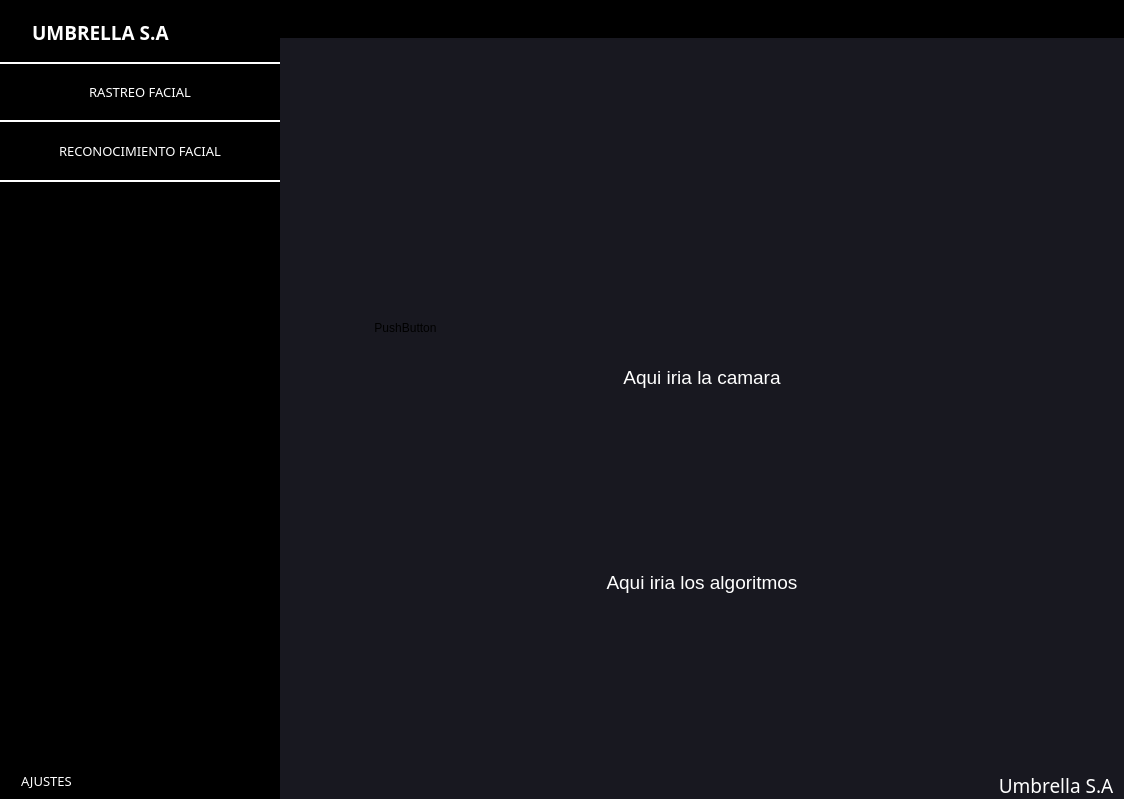
<?xml version="1.0" encoding="UTF-8"?>
<ui version="4.0">
 <class>MainWindow</class>
 <widget class="QMainWindow" name="MainWindow">
  <property name="geometry">
   <rect>
    <x>0</x>
    <y>0</y>
    <width>1124</width>
    <height>799</height>
   </rect>
  </property>
  <property name="windowTitle">
   <string>MainWindow</string>
  </property>
  <property name="styleSheet">
   <string notr="true">*{

	border:none;
}</string>
  </property>
  <widget class="QWidget" name="centralwidget">
   <property name="styleSheet">
    <string notr="true">background-color: rgb(24,24,32);</string>
   </property>
   <layout class="QHBoxLayout" name="horizontalLayout">
    <property name="spacing">
     <number>0</number>
    </property>
    <property name="leftMargin">
     <number>0</number>
    </property>
    <property name="topMargin">
     <number>0</number>
    </property>
    <property name="rightMargin">
     <number>0</number>
    </property>
    <property name="bottomMargin">
     <number>0</number>
    </property>
    <item>
     <widget class="QFrame" name="menuslide">
      <property name="minimumSize">
       <size>
        <width>280</width>
        <height>0</height>
       </size>
      </property>
      <property name="maximumSize">
       <size>
        <width>0</width>
        <height>16777215</height>
       </size>
      </property>
      <property name="font">
       <font>
        <pointsize>9</pointsize>
       </font>
      </property>
      <property name="styleSheet">
       <string notr="true">background-color:black;</string>
      </property>
      <property name="frameShape">
       <enum>QFrame::StyledPanel</enum>
      </property>
      <property name="frameShadow">
       <enum>QFrame::Raised</enum>
      </property>
      <layout class="QVBoxLayout" name="verticalLayout_2">
       <property name="spacing">
        <number>0</number>
       </property>
       <property name="leftMargin">
        <number>0</number>
       </property>
       <property name="topMargin">
        <number>0</number>
       </property>
       <property name="rightMargin">
        <number>0</number>
       </property>
       <property name="bottomMargin">
        <number>0</number>
       </property>
       <item>
        <widget class="QFrame" name="slide">
         <property name="minimumSize">
          <size>
           <width>198</width>
           <height>0</height>
          </size>
         </property>
         <property name="frameShape">
          <enum>QFrame::StyledPanel</enum>
         </property>
         <property name="frameShadow">
          <enum>QFrame::Raised</enum>
         </property>
         <layout class="QVBoxLayout" name="verticalLayout_5">
          <property name="leftMargin">
           <number>0</number>
          </property>
          <property name="rightMargin">
           <number>0</number>
          </property>
          <item alignment="Qt::AlignLeft">
           <widget class="QFrame" name="frame_7">
            <property name="font">
             <font>
              <pointsize>10</pointsize>
              <stylestrategy>PreferAntialias</stylestrategy>
             </font>
            </property>
            <property name="styleSheet">
             <string notr="true"/>
            </property>
            <property name="frameShape">
             <enum>QFrame::StyledPanel</enum>
            </property>
            <property name="frameShadow">
             <enum>QFrame::Raised</enum>
            </property>
            <layout class="QHBoxLayout" name="horizontalLayout_9">
             <property name="spacing">
              <number>0</number>
             </property>
             <property name="leftMargin">
              <number>0</number>
             </property>
             <property name="topMargin">
              <number>10</number>
             </property>
             <property name="rightMargin">
              <number>0</number>
             </property>
             <property name="bottomMargin">
              <number>0</number>
             </property>
             <item alignment="Qt::AlignLeft">
              <widget class="QPushButton" name="pushButton_12">
               <property name="text">
                <string/>
               </property>
               <property name="icon">
                <iconset resource="iconos.qrc">
                 <normaloff>:/iconos/umbrella.png</normaloff>:/iconos/umbrella.png</iconset>
               </property>
               <property name="iconSize">
                <size>
                 <width>65</width>
                 <height>40</height>
                </size>
               </property>
              </widget>
             </item>
             <item alignment="Qt::AlignLeft">
              <widget class="QLabel" name="label_2">
               <property name="font">
                <font>
                 <family>Gill Sans MT</family>
                 <pointsize>14</pointsize>
                 <weight>75</weight>
                 <italic>false</italic>
                 <bold>true</bold>
                </font>
               </property>
               <property name="cursor">
                <cursorShape>ArrowCursor</cursorShape>
               </property>
               <property name="styleSheet">
                <string notr="true">color:white;
</string>
               </property>
               <property name="text">
                <string>UMBRELLA S.A</string>
               </property>
              </widget>
             </item>
            </layout>
           </widget>
          </item>
          <item>
           <widget class="QFrame" name="frame_8">
            <property name="sizePolicy">
             <sizepolicy hsizetype="Preferred" vsizetype="Expanding">
              <horstretch>0</horstretch>
              <verstretch>0</verstretch>
             </sizepolicy>
            </property>
            <property name="frameShape">
             <enum>QFrame::StyledPanel</enum>
            </property>
            <property name="frameShadow">
             <enum>QFrame::Raised</enum>
            </property>
            <layout class="QVBoxLayout" name="verticalLayout_6">
             <property name="spacing">
              <number>0</number>
             </property>
             <property name="leftMargin">
              <number>0</number>
             </property>
             <property name="topMargin">
              <number>0</number>
             </property>
             <property name="rightMargin">
              <number>0</number>
             </property>
             <property name="bottomMargin">
              <number>0</number>
             </property>
             <item alignment="Qt::AlignTop">
              <widget class="QFrame" name="frame_10">
               <property name="frameShape">
                <enum>QFrame::StyledPanel</enum>
               </property>
               <property name="frameShadow">
                <enum>QFrame::Raised</enum>
               </property>
               <layout class="QVBoxLayout" name="verticalLayout_7">
                <property name="spacing">
                 <number>0</number>
                </property>
                <property name="leftMargin">
                 <number>0</number>
                </property>
                <property name="topMargin">
                 <number>10</number>
                </property>
                <property name="rightMargin">
                 <number>0</number>
                </property>
                <property name="bottomMargin">
                 <number>0</number>
                </property>
                <item>
                 <widget class="QPushButton" name="pushButton_4">
                  <property name="minimumSize">
                   <size>
                    <width>0</width>
                    <height>60</height>
                   </size>
                  </property>
                  <property name="font">
                   <font>
                    <family>Gill Sans MT</family>
                    <pointsize>10</pointsize>
                    <weight>50</weight>
                    <italic>false</italic>
                    <bold>false</bold>
                   </font>
                  </property>
                  <property name="cursor">
                   <cursorShape>PointingHandCursor</cursorShape>
                  </property>
                  <property name="styleSheet">
                   <string notr="true">*{
color:white;
border-bottom: 2px solid white;
border-top: 2px solid white;

 }

QPushButton:hover{
	color:red;
	border-bottom: 2px solid red;
	border-top: 2px solid red;
	font-size:20px;


}


</string>
                  </property>
                  <property name="text">
                   <string>RASTREO FACIAL</string>
                  </property>
                 </widget>
                </item>
                <item>
                 <widget class="QPushButton" name="pushButton_10">
                  <property name="minimumSize">
                   <size>
                    <width>0</width>
                    <height>60</height>
                   </size>
                  </property>
                  <property name="font">
                   <font>
                    <family>Gill Sans MT</family>
                    <pointsize>10</pointsize>
                   </font>
                  </property>
                  <property name="cursor">
                   <cursorShape>PointingHandCursor</cursorShape>
                  </property>
                  <property name="styleSheet">
                   <string notr="true">*{
color:white;
border-bottom: 2px solid white;
 }

QPushButton:hover{
	color:red;
	border-bottom: 2px solid red;
	font-size:20px;
}</string>
                  </property>
                  <property name="text">
                   <string>RECONOCIMIENTO FACIAL</string>
                  </property>
                  <property name="iconSize">
                   <size>
                    <width>16</width>
                    <height>16</height>
                   </size>
                  </property>
                 </widget>
                </item>
               </layout>
               <zorder>pushButton_10</zorder>
               <zorder>pushButton_4</zorder>
              </widget>
             </item>
             <item>
              <widget class="QFrame" name="frame_15">
               <property name="sizePolicy">
                <sizepolicy hsizetype="Preferred" vsizetype="Expanding">
                 <horstretch>0</horstretch>
                 <verstretch>0</verstretch>
                </sizepolicy>
               </property>
               <property name="frameShape">
                <enum>QFrame::StyledPanel</enum>
               </property>
               <property name="frameShadow">
                <enum>QFrame::Raised</enum>
               </property>
               <layout class="QVBoxLayout" name="verticalLayout_14">
                <property name="spacing">
                 <number>0</number>
                </property>
                <property name="leftMargin">
                 <number>0</number>
                </property>
                <property name="topMargin">
                 <number>50</number>
                </property>
                <property name="rightMargin">
                 <number>0</number>
                </property>
                <property name="bottomMargin">
                 <number>0</number>
                </property>
               </layout>
              </widget>
             </item>
            </layout>
           </widget>
          </item>
          <item>
           <widget class="QFrame" name="frame_9">
            <property name="frameShape">
             <enum>QFrame::StyledPanel</enum>
            </property>
            <property name="frameShadow">
             <enum>QFrame::Raised</enum>
            </property>
            <layout class="QHBoxLayout" name="horizontalLayout_10">
             <property name="spacing">
              <number>0</number>
             </property>
             <property name="leftMargin">
              <number>14</number>
             </property>
             <property name="topMargin">
              <number>0</number>
             </property>
             <property name="rightMargin">
              <number>0</number>
             </property>
             <property name="bottomMargin">
              <number>0</number>
             </property>
             <item alignment="Qt::AlignLeft">
              <widget class="QPushButton" name="pushButton_9">
               <property name="font">
                <font>
                 <family>Gill Sans MT</family>
                 <pointsize>10</pointsize>
                </font>
               </property>
               <property name="cursor">
                <cursorShape>PointingHandCursor</cursorShape>
               </property>
               <property name="styleSheet">
                <string notr="true">*{
color:white;


 }

QPushButton:hover{
	color:red;

}</string>
               </property>
               <property name="text">
                <string>  AJUSTES</string>
               </property>
               <property name="icon">
                <iconset resource="iconos.qrc">
                 <normaloff>:/iconos/icons8-ajustes-96.png</normaloff>:/iconos/icons8-ajustes-96.png</iconset>
               </property>
               <property name="iconSize">
                <size>
                 <width>32</width>
                 <height>40</height>
                </size>
               </property>
              </widget>
             </item>
            </layout>
           </widget>
          </item>
         </layout>
        </widget>
       </item>
      </layout>
     </widget>
    </item>
    <item>
     <widget class="QFrame" name="menu">
      <property name="frameShape">
       <enum>QFrame::StyledPanel</enum>
      </property>
      <property name="frameShadow">
       <enum>QFrame::Raised</enum>
      </property>
      <layout class="QVBoxLayout" name="verticalLayout">
       <property name="spacing">
        <number>0</number>
       </property>
       <property name="leftMargin">
        <number>0</number>
       </property>
       <property name="topMargin">
        <number>0</number>
       </property>
       <property name="rightMargin">
        <number>0</number>
       </property>
       <property name="bottomMargin">
        <number>0</number>
       </property>
       <item>
        <widget class="QFrame" name="uno">
         <property name="minimumSize">
          <size>
           <width>8</width>
           <height>0</height>
          </size>
         </property>
         <property name="font">
          <font>
           <kerning>true</kerning>
          </font>
         </property>
         <property name="styleSheet">
          <string notr="true">background-color:black;</string>
         </property>
         <property name="frameShape">
          <enum>QFrame::StyledPanel</enum>
         </property>
         <property name="frameShadow">
          <enum>QFrame::Raised</enum>
         </property>
         <property name="midLineWidth">
          <number>7</number>
         </property>
         <layout class="QHBoxLayout" name="horizontalLayout_2">
          <property name="spacing">
           <number>8</number>
          </property>
          <property name="leftMargin">
           <number>8</number>
          </property>
          <property name="topMargin">
           <number>12</number>
          </property>
          <property name="rightMargin">
           <number>8</number>
          </property>
          <property name="bottomMargin">
           <number>6</number>
          </property>
          <item>
           <widget class="QFrame" name="frame_3">
            <property name="frameShape">
             <enum>QFrame::StyledPanel</enum>
            </property>
            <property name="frameShadow">
             <enum>QFrame::Raised</enum>
            </property>
            <layout class="QHBoxLayout" name="horizontalLayout_6">
             <property name="spacing">
              <number>0</number>
             </property>
             <property name="leftMargin">
              <number>0</number>
             </property>
             <property name="topMargin">
              <number>0</number>
             </property>
             <property name="rightMargin">
              <number>0</number>
             </property>
             <property name="bottomMargin">
              <number>0</number>
             </property>
             <item>
              <widget class="QFrame" name="volver">
               <property name="frameShape">
                <enum>QFrame::StyledPanel</enum>
               </property>
               <property name="frameShadow">
                <enum>QFrame::Raised</enum>
               </property>
               <layout class="QHBoxLayout" name="horizontalLayout_8">
                <property name="spacing">
                 <number>0</number>
                </property>
                <property name="leftMargin">
                 <number>0</number>
                </property>
                <property name="topMargin">
                 <number>0</number>
                </property>
                <property name="rightMargin">
                 <number>0</number>
                </property>
                <property name="bottomMargin">
                 <number>0</number>
                </property>
                <item alignment="Qt::AlignLeft|Qt::AlignTop">
                 <widget class="QPushButton" name="btnvolver">
                  <property name="font">
                   <font>
                    <pointsize>13</pointsize>
                   </font>
                  </property>
                  <property name="cursor">
                   <cursorShape>PointingHandCursor</cursorShape>
                  </property>
                  <property name="text">
                   <string/>
                  </property>
                  <property name="icon">
                   <iconset resource="iconos.qrc">
                    <normaloff>:/iconos/cil-justify-left.png</normaloff>:/iconos/cil-justify-left.png</iconset>
                  </property>
                  <property name="iconSize">
                   <size>
                    <width>50</width>
                    <height>50</height>
                   </size>
                  </property>
                 </widget>
                </item>
               </layout>
              </widget>
             </item>
            </layout>
           </widget>
          </item>
          <item>
           <widget class="QPushButton" name="pushButton_6">
            <property name="text">
             <string>PushButton</string>
            </property>
           </widget>
          </item>
          <item alignment="Qt::AlignRight|Qt::AlignTop">
           <widget class="QFrame" name="frame_2">
            <property name="frameShape">
             <enum>QFrame::StyledPanel</enum>
            </property>
            <property name="frameShadow">
             <enum>QFrame::Raised</enum>
            </property>
            <layout class="QHBoxLayout" name="horizontalLayout_5">
             <property name="spacing">
              <number>0</number>
             </property>
             <property name="leftMargin">
              <number>0</number>
             </property>
             <property name="topMargin">
              <number>0</number>
             </property>
             <property name="rightMargin">
              <number>0</number>
             </property>
             <property name="bottomMargin">
              <number>0</number>
             </property>
             <item alignment="Qt::AlignRight">
              <widget class="QPushButton" name="pushButton_7">
               <property name="minimumSize">
                <size>
                 <width>0</width>
                 <height>0</height>
                </size>
               </property>
               <property name="cursor">
                <cursorShape>PointingHandCursor</cursorShape>
               </property>
               <property name="text">
                <string/>
               </property>
               <property name="icon">
                <iconset resource="iconos.qrc">
                 <normaloff>:/iconos/cil-user.png</normaloff>:/iconos/cil-user.png</iconset>
               </property>
               <property name="iconSize">
                <size>
                 <width>40</width>
                 <height>40</height>
                </size>
               </property>
              </widget>
             </item>
             <item>
              <widget class="QPushButton" name="pushButton_5">
               <property name="cursor">
                <cursorShape>PointingHandCursor</cursorShape>
               </property>
               <property name="text">
                <string/>
               </property>
               <property name="icon">
                <iconset resource="iconos.qrc">
                 <normaloff>:/iconos/cil-folder.png</normaloff>:/iconos/cil-folder.png</iconset>
               </property>
               <property name="iconSize">
                <size>
                 <width>40</width>
                 <height>40</height>
                </size>
               </property>
              </widget>
             </item>
            </layout>
           </widget>
          </item>
          <item alignment="Qt::AlignRight|Qt::AlignTop">
           <widget class="QFrame" name="frame">
            <property name="frameShape">
             <enum>QFrame::StyledPanel</enum>
            </property>
            <property name="frameShadow">
             <enum>QFrame::Raised</enum>
            </property>
            <layout class="QHBoxLayout" name="horizontalLayout_4">
             <property name="spacing">
              <number>0</number>
             </property>
             <property name="leftMargin">
              <number>0</number>
             </property>
             <property name="topMargin">
              <number>0</number>
             </property>
             <property name="rightMargin">
              <number>6</number>
             </property>
             <property name="bottomMargin">
              <number>0</number>
             </property>
             <item>
              <widget class="QPushButton" name="pushButton">
               <property name="cursor">
                <cursorShape>PointingHandCursor</cursorShape>
               </property>
               <property name="text">
                <string/>
               </property>
               <property name="icon">
                <iconset resource="iconos.qrc">
                 <normaloff>:/iconos/cil-window-minimize.png</normaloff>:/iconos/cil-window-minimize.png</iconset>
               </property>
               <property name="iconSize">
                <size>
                 <width>40</width>
                 <height>40</height>
                </size>
               </property>
              </widget>
             </item>
             <item>
              <widget class="QPushButton" name="pushButton_2">
               <property name="cursor">
                <cursorShape>PointingHandCursor</cursorShape>
               </property>
               <property name="text">
                <string/>
               </property>
               <property name="icon">
                <iconset resource="iconos.qrc">
                 <normaloff>:/iconos/cil-media-stop.png</normaloff>:/iconos/cil-media-stop.png</iconset>
               </property>
               <property name="iconSize">
                <size>
                 <width>24</width>
                 <height>24</height>
                </size>
               </property>
              </widget>
             </item>
             <item>
              <widget class="QPushButton" name="pushButton_3">
               <property name="cursor">
                <cursorShape>PointingHandCursor</cursorShape>
               </property>
               <property name="text">
                <string/>
               </property>
               <property name="icon">
                <iconset resource="iconos.qrc">
                 <normaloff>:/iconos/cil-x.png</normaloff>:/iconos/cil-x.png</iconset>
               </property>
               <property name="iconSize">
                <size>
                 <width>24</width>
                 <height>24</height>
                </size>
               </property>
              </widget>
             </item>
            </layout>
           </widget>
          </item>
         </layout>
        </widget>
       </item>
       <item>
        <widget class="QStackedWidget" name="stackedWidget">
         <property name="font">
          <font>
           <pointsize>12</pointsize>
          </font>
         </property>
         <property name="currentIndex">
          <number>1</number>
         </property>
         <widget class="QWidget" name="page_0">
          <layout class="QVBoxLayout" name="verticalLayout_8">
           <property name="spacing">
            <number>0</number>
           </property>
           <property name="leftMargin">
            <number>0</number>
           </property>
           <property name="topMargin">
            <number>0</number>
           </property>
           <property name="rightMargin">
            <number>0</number>
           </property>
           <property name="bottomMargin">
            <number>0</number>
           </property>
           <item alignment="Qt::AlignTop">
            <widget class="QFrame" name="frame_11">
             <property name="frameShape">
              <enum>QFrame::StyledPanel</enum>
             </property>
             <property name="frameShadow">
              <enum>QFrame::Raised</enum>
             </property>
             <layout class="QVBoxLayout" name="verticalLayout_10">
              <property name="leftMargin">
               <number>0</number>
              </property>
              <property name="topMargin">
               <number>0</number>
              </property>
              <item alignment="Qt::AlignHCenter|Qt::AlignTop">
               <widget class="QPushButton" name="pushButton_11">
                <property name="minimumSize">
                 <size>
                  <width>60</width>
                  <height>60</height>
                 </size>
                </property>
                <property name="font">
                 <font>
                  <family>Gill Sans MT</family>
                  <pointsize>14</pointsize>
                  <weight>75</weight>
                  <bold>true</bold>
                 </font>
                </property>
                <property name="styleSheet">
                 <string notr="true">color:white;</string>
                </property>
                <property name="text">
                 <string>Bienvenido a RecFace</string>
                </property>
                <property name="iconSize">
                 <size>
                  <width>16</width>
                  <height>40</height>
                 </size>
                </property>
               </widget>
              </item>
              <item>
               <widget class="QFrame" name="frame_12">
                <property name="minimumSize">
                 <size>
                  <width>0</width>
                  <height>40</height>
                 </size>
                </property>
                <property name="frameShape">
                 <enum>QFrame::StyledPanel</enum>
                </property>
                <property name="frameShadow">
                 <enum>QFrame::Raised</enum>
                </property>
                <layout class="QVBoxLayout" name="verticalLayout_9">
                 <item>
                  <widget class="QTextEdit" name="textEdit_2">
                   <property name="font">
                    <font>
                     <family>Gill Sans MT</family>
                     <pointsize>12</pointsize>
                    </font>
                   </property>
                   <property name="styleSheet">
                    <string notr="true">color:white;</string>
                   </property>
                   <property name="html">
                    <string>&lt;!DOCTYPE HTML PUBLIC &quot;-//W3C//DTD HTML 4.0//EN&quot; &quot;http://www.w3.org/TR/REC-html40/strict.dtd&quot;&gt;
&lt;html&gt;&lt;head&gt;&lt;meta name=&quot;qrichtext&quot; content=&quot;1&quot; /&gt;&lt;style type=&quot;text/css&quot;&gt;
p, li { white-space: pre-wrap; }
&lt;/style&gt;&lt;/head&gt;&lt;body style=&quot; font-family:'Gill Sans MT'; font-size:12pt; font-weight:400; font-style:normal;&quot;&gt;
&lt;p align=&quot;center&quot; style=&quot; margin-top:0px; margin-bottom:0px; margin-left:0px; margin-right:0px; -qt-block-indent:0; text-indent:0px;&quot;&gt;&lt;span style=&quot; font-family:'MS Shell Dlg 2'; font-size:14pt;&quot;&gt;RecFace es una aplicacion para poder detectar el reconocimiento facial en tiempo real&lt;/span&gt;&lt;/p&gt;&lt;/body&gt;&lt;/html&gt;</string>
                   </property>
                  </widget>
                 </item>
                </layout>
               </widget>
              </item>
             </layout>
            </widget>
           </item>
          </layout>
         </widget>
         <widget class="QWidget" name="page_1">
          <layout class="QVBoxLayout" name="verticalLayout_13">
           <item>
            <widget class="QFrame" name="frame_13">
             <property name="frameShape">
              <enum>QFrame::StyledPanel</enum>
             </property>
             <property name="frameShadow">
              <enum>QFrame::Raised</enum>
             </property>
             <layout class="QVBoxLayout" name="verticalLayout_11">
              <item>
               <widget class="QFrame" name="FrameCamara">
                <property name="minimumSize">
                 <size>
                  <width>300</width>
                  <height>300</height>
                 </size>
                </property>
                <property name="frameShape">
                 <enum>QFrame::StyledPanel</enum>
                </property>
                <property name="frameShadow">
                 <enum>QFrame::Raised</enum>
                </property>
                <widget class="QPushButton" name="pushButton_13">
                 <property name="geometry">
                  <rect>
                   <x>70</x>
                   <y>260</y>
                   <width>75</width>
                   <height>23</height>
                  </rect>
                 </property>
                 <property name="autoFillBackground">
                  <bool>false</bool>
                 </property>
                 <property name="text">
                  <string>PushButton</string>
                 </property>
                </widget>
               </widget>
              </item>
              <item>
               <widget class="QTextEdit" name="textEdit_3">
                <property name="styleSheet">
                 <string notr="true">color:white;</string>
                </property>
                <property name="html">
                 <string>&lt;!DOCTYPE HTML PUBLIC &quot;-//W3C//DTD HTML 4.0//EN&quot; &quot;http://www.w3.org/TR/REC-html40/strict.dtd&quot;&gt;
&lt;html&gt;&lt;head&gt;&lt;meta name=&quot;qrichtext&quot; content=&quot;1&quot; /&gt;&lt;style type=&quot;text/css&quot;&gt;
p, li { white-space: pre-wrap; }
&lt;/style&gt;&lt;/head&gt;&lt;body style=&quot; font-family:'MS Shell Dlg 2'; font-size:8.25pt; font-weight:400; font-style:normal;&quot;&gt;
&lt;p align=&quot;center&quot; style=&quot; margin-top:0px; margin-bottom:0px; margin-left:0px; margin-right:0px; -qt-block-indent:0; text-indent:0px;&quot;&gt;&lt;span style=&quot; font-size:14pt;&quot;&gt;Aqui iria la camara&lt;/span&gt;&lt;/p&gt;&lt;/body&gt;&lt;/html&gt;</string>
                </property>
               </widget>
              </item>
             </layout>
            </widget>
           </item>
           <item>
            <widget class="QFrame" name="frame_14">
             <property name="frameShape">
              <enum>QFrame::StyledPanel</enum>
             </property>
             <property name="frameShadow">
              <enum>QFrame::Raised</enum>
             </property>
             <layout class="QVBoxLayout" name="verticalLayout_12">
              <item>
               <widget class="QTextEdit" name="textEdit_4">
                <property name="styleSheet">
                 <string notr="true">color:white;</string>
                </property>
                <property name="html">
                 <string>&lt;!DOCTYPE HTML PUBLIC &quot;-//W3C//DTD HTML 4.0//EN&quot; &quot;http://www.w3.org/TR/REC-html40/strict.dtd&quot;&gt;
&lt;html&gt;&lt;head&gt;&lt;meta name=&quot;qrichtext&quot; content=&quot;1&quot; /&gt;&lt;style type=&quot;text/css&quot;&gt;
p, li { white-space: pre-wrap; }
&lt;/style&gt;&lt;/head&gt;&lt;body style=&quot; font-family:'MS Shell Dlg 2'; font-size:8.25pt; font-weight:400; font-style:normal;&quot;&gt;
&lt;p align=&quot;center&quot; style=&quot; margin-top:0px; margin-bottom:0px; margin-left:0px; margin-right:0px; -qt-block-indent:0; text-indent:0px;&quot;&gt;&lt;span style=&quot; font-size:14pt;&quot;&gt;Aqui iria los algoritmos&lt;/span&gt;&lt;/p&gt;&lt;/body&gt;&lt;/html&gt;</string>
                </property>
               </widget>
              </item>
             </layout>
            </widget>
           </item>
          </layout>
         </widget>
         <widget class="QWidget" name="page_2">
          <widget class="QTextEdit" name="textEdit">
           <property name="geometry">
            <rect>
             <x>370</x>
             <y>180</y>
             <width>104</width>
             <height>87</height>
            </rect>
           </property>
           <property name="styleSheet">
            <string notr="true">color:white;
</string>
           </property>
           <property name="html">
            <string>&lt;!DOCTYPE HTML PUBLIC &quot;-//W3C//DTD HTML 4.0//EN&quot; &quot;http://www.w3.org/TR/REC-html40/strict.dtd&quot;&gt;
&lt;html&gt;&lt;head&gt;&lt;meta name=&quot;qrichtext&quot; content=&quot;1&quot; /&gt;&lt;style type=&quot;text/css&quot;&gt;
p, li { white-space: pre-wrap; }
&lt;/style&gt;&lt;/head&gt;&lt;body style=&quot; font-family:'MS Shell Dlg 2'; font-size:8.25pt; font-weight:400; font-style:normal;&quot;&gt;
&lt;p style=&quot; margin-top:0px; margin-bottom:0px; margin-left:0px; margin-right:0px; -qt-block-indent:0; text-indent:0px;&quot;&gt;&lt;span style=&quot; font-size:7.8pt;&quot;&gt;pagina 2&lt;/span&gt;&lt;/p&gt;
&lt;p style=&quot;-qt-paragraph-type:empty; margin-top:0px; margin-bottom:0px; margin-left:0px; margin-right:0px; -qt-block-indent:0; text-indent:0px; font-size:7.8pt;&quot;&gt;&lt;br /&gt;&lt;/p&gt;&lt;/body&gt;&lt;/html&gt;</string>
           </property>
          </widget>
         </widget>
        </widget>
       </item>
       <item alignment="Qt::AlignBottom">
        <widget class="QFrame" name="tres">
         <property name="frameShape">
          <enum>QFrame::StyledPanel</enum>
         </property>
         <property name="frameShadow">
          <enum>QFrame::Raised</enum>
         </property>
         <layout class="QHBoxLayout" name="horizontalLayout_3">
          <property name="spacing">
           <number>0</number>
          </property>
          <property name="leftMargin">
           <number>0</number>
          </property>
          <property name="topMargin">
           <number>0</number>
          </property>
          <property name="rightMargin">
           <number>0</number>
          </property>
          <property name="bottomMargin">
           <number>0</number>
          </property>
          <item>
           <widget class="QFrame" name="frame_5">
            <property name="frameShape">
             <enum>QFrame::StyledPanel</enum>
            </property>
            <property name="frameShadow">
             <enum>QFrame::Raised</enum>
            </property>
            <layout class="QHBoxLayout" name="horizontalLayout_7">
             <property name="spacing">
              <number>0</number>
             </property>
             <property name="leftMargin">
              <number>0</number>
             </property>
             <property name="topMargin">
              <number>0</number>
             </property>
             <property name="rightMargin">
              <number>0</number>
             </property>
             <property name="bottomMargin">
              <number>0</number>
             </property>
             <item>
              <widget class="QFrame" name="frame_4">
               <property name="frameShape">
                <enum>QFrame::StyledPanel</enum>
               </property>
               <property name="frameShadow">
                <enum>QFrame::Raised</enum>
               </property>
               <layout class="QVBoxLayout" name="verticalLayout_3">
                <property name="spacing">
                 <number>0</number>
                </property>
                <property name="rightMargin">
                 <number>0</number>
                </property>
                <property name="bottomMargin">
                 <number>8</number>
                </property>
                <item alignment="Qt::AlignBottom">
                 <widget class="QLabel" name="label">
                  <property name="font">
                   <font>
                    <family>Microsoft YaHei Light</family>
                    <pointsize>9</pointsize>
                    <weight>75</weight>
                    <bold>true</bold>
                   </font>
                  </property>
                  <property name="styleSheet">
                   <string notr="true">color:white;
</string>
                  </property>
                  <property name="text">
                   <string/>
                  </property>
                 </widget>
                </item>
               </layout>
              </widget>
             </item>
             <item>
              <widget class="QFrame" name="frame_6">
               <property name="frameShape">
                <enum>QFrame::StyledPanel</enum>
               </property>
               <property name="frameShadow">
                <enum>QFrame::Raised</enum>
               </property>
               <layout class="QVBoxLayout" name="verticalLayout_4">
                <property name="spacing">
                 <number>0</number>
                </property>
                <property name="leftMargin">
                 <number>0</number>
                </property>
                <property name="topMargin">
                 <number>0</number>
                </property>
                <property name="rightMargin">
                 <number>0</number>
                </property>
                <property name="bottomMargin">
                 <number>0</number>
                </property>
                <item alignment="Qt::AlignRight|Qt::AlignBottom">
                 <widget class="QPushButton" name="pushButton_8">
                  <property name="font">
                   <font>
                    <family>Gill Sans MT</family>
                    <pointsize>14</pointsize>
                   </font>
                  </property>
                  <property name="styleSheet">
                   <string notr="true">QPushButton{

	color:white;

}</string>
                  </property>
                  <property name="text">
                   <string>Umbrella S.A</string>
                  </property>
                  <property name="iconSize">
                   <size>
                    <width>56</width>
                    <height>48</height>
                   </size>
                  </property>
                 </widget>
                </item>
               </layout>
              </widget>
             </item>
             <item alignment="Qt::AlignBottom">
              <widget class="QFrame" name="abajoderecha">
               <property name="minimumSize">
                <size>
                 <width>10</width>
                 <height>10</height>
                </size>
               </property>
               <property name="maximumSize">
                <size>
                 <width>10</width>
                 <height>10</height>
                </size>
               </property>
               <property name="frameShape">
                <enum>QFrame::StyledPanel</enum>
               </property>
               <property name="frameShadow">
                <enum>QFrame::Raised</enum>
               </property>
              </widget>
             </item>
            </layout>
           </widget>
          </item>
         </layout>
        </widget>
       </item>
      </layout>
     </widget>
    </item>
   </layout>
  </widget>
 </widget>
 <resources>
  <include location="iconos.qrc"/>
 </resources>
 <connections/>
</ui>
